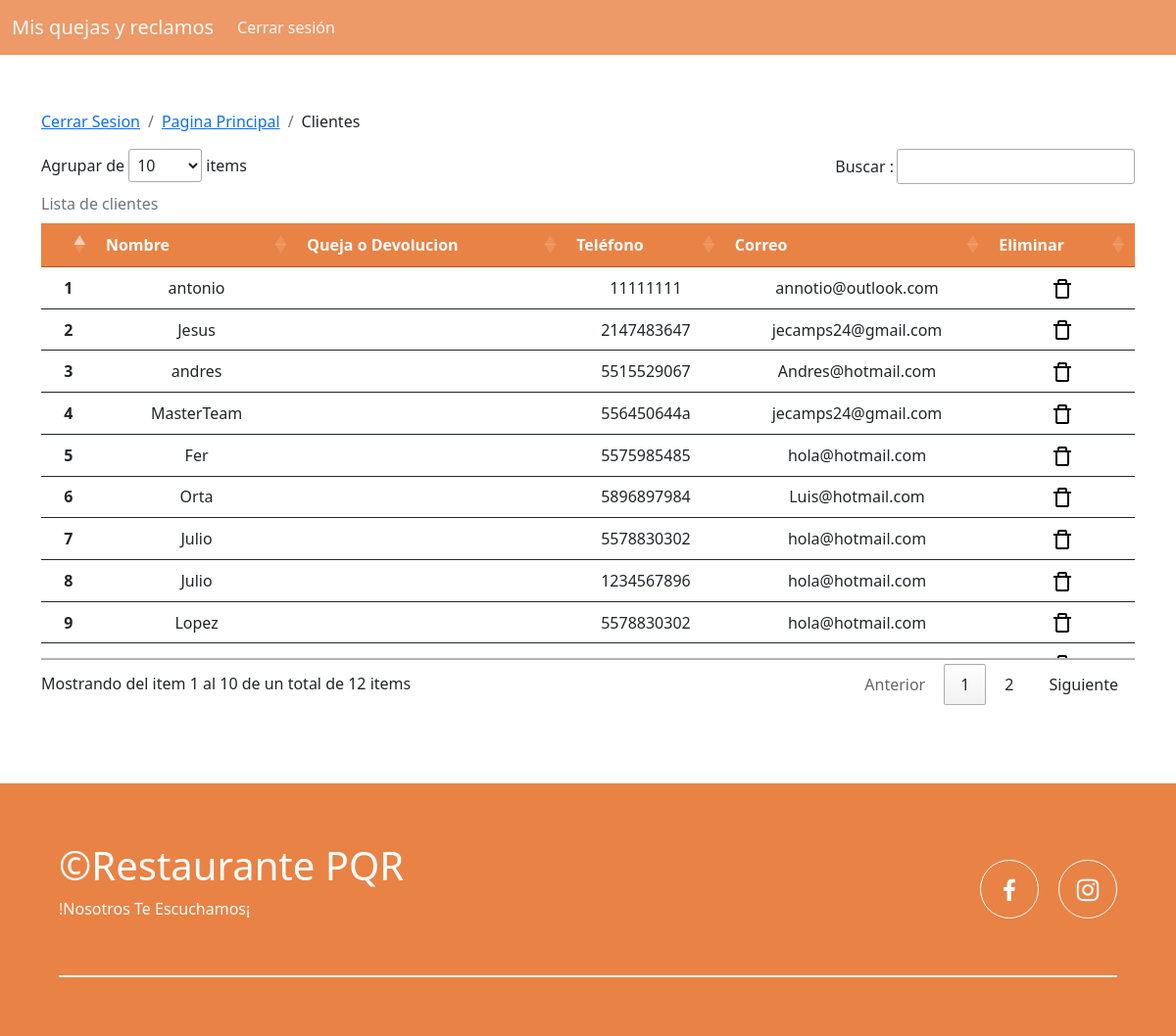
The page /aCliente.php (signed in) on the database its author committed.
### tables this page shows
CREATE TABLE `usuarios` (
  `id_comprador` int(11) NOT NULL,
  `nombre` varchar(255) NOT NULL,
  `telefono` varchar(11) NOT NULL,
  `correo` varchar(255) NOT NULL,
  `contrasena` varchar(20) NOT NULL
);

### aCliente.php (the view, shortened to what this page needs)
<!DOCTYPE html>
<html lang="en">
<head>
    <link rel="stylesheet" href="css/estilos.css">
    <link href='https://unpkg.com/boxicons@2.1.4/css/boxicons.min.css' rel='stylesheet'>
    <link rel="stylesheet" href="https://cdn.jsdelivr.net/npm/bootstrap-icons@1.10.5/font/bootstrap-icons.css">
    <link href="https://cdn.jsdelivr.net/npm/bootstrap@5.2.3/dist/css/bootstrap.min.css" rel="stylesheet"
>
    <link rel="stylesheet" href="https://cdn.datatables.net/1.13.4/css/jquery.dataTables.min.css">
</head>
<body>
    <?php include('fragmentos/menuAdministrador.php'); ?>
    <div class="container breadDetalles">
        <nav aria-label="breadcrumb">
            <ol class="breadcrumb">
                <li class="breadcrumb-item"><a href="cerrarsesion.php">Cerrar Sesion</a></li>
                <li class="breadcrumb-item"><a href="administrador.php">Pagina Principal</a></li>
                <li class="breadcrumb-item">Clientes</li>
            </ol>
        </nav>
    </div>
    <main>
        <div class="container table-responsive tablaR">
            <table class="table" id="example">
                <caption class="caption-top">Lista de clientes</caption>
                <thead class="cabezaTabla">
                    <tr class="container">
                        <th scope="col"></th>
                        <th scope="col">Nombre</th>
                        <th scope="col">Queja o Devolucion</th>
                        <th scope="col">Teléfono</th>
                        <th scope="col">Correo</th>
                        <th scope="col">Eliminar</th>
                    </tr>
                </thead>
                <tbody class="table-group-divider">
                    <?php
                        include("conexion.php");
                        $consulta= "SELECT * FROM usuarios";
                        $bd=mysqli_query($conectado,$consulta);
                        $contador = 1;
                        while($bd2=mysqli_fetch_array($bd)){
                    ?>
                    <tr>
                        <th scope="row"><?php echo $contador++ ?></th>
                        <td><?php echo $bd2 ['nombre'];?></td>
                        <td> </td>
                        <td><?php echo $bd2 ['telefono'];?></td>
                        <td><?php echo $bd2 ['correo'];?></td>
                        <td><a href="BDEliminarContacto.php?id_contacto=<?php echo $bd2 ['id_comprador']?>"
                                onclick="return confirmarEliminar()"><img src="./img/bx-trash-alt.svg" alt=""
                                    srcset=""></a></td>
                    </tr>
                    <?php
                        }
                    ?>
                </tbody>
            </table>
    </main>
    <?php include('fragmentos/footer.php'); ?>
</body>
</html>

### css/estilos.css (style rules this page uses)
* { margin: 0; padding: 0; box-sizing: border-box; }
.breadDetalles { margin-top: 7rem; }
.tablaR { margin-bottom: 5rem; }
:root { scroll-behavior: smooth; }
body { font-family: 'Open Sans', sans-serif; }
tr { text-align: center; }
.table { Width: 75%; margin-left: auto; margin-right: auto; }
.cabezaTabla { background-color: #e98245; color: #fff; }

### rows shown on the page
usuarios: nombre "antonio", telefono "11111111", correo "annotio@outlook.com"
usuarios: nombre "Jesus", telefono "2147483647", correo "jecamps24@gmail.com"
usuarios: nombre "andres", telefono "5515529067", correo "Andres@hotmail.com"
usuarios: nombre "MasterTeam", telefono "556450644a", correo "jecamps24@gmail.com"
usuarios: nombre "Fer", telefono "5575985485", correo "hola@hotmail.com"
usuarios: nombre "Orta", telefono "5896897984", correo "Luis@hotmail.com"
usuarios: nombre "Julio", telefono "5578830302", correo "hola@hotmail.com"
usuarios: nombre "Julio", telefono "1234567896", correo "hola@hotmail.com"
usuarios: nombre "Lopez", telefono "5578830302", correo "hola@hotmail.com"
